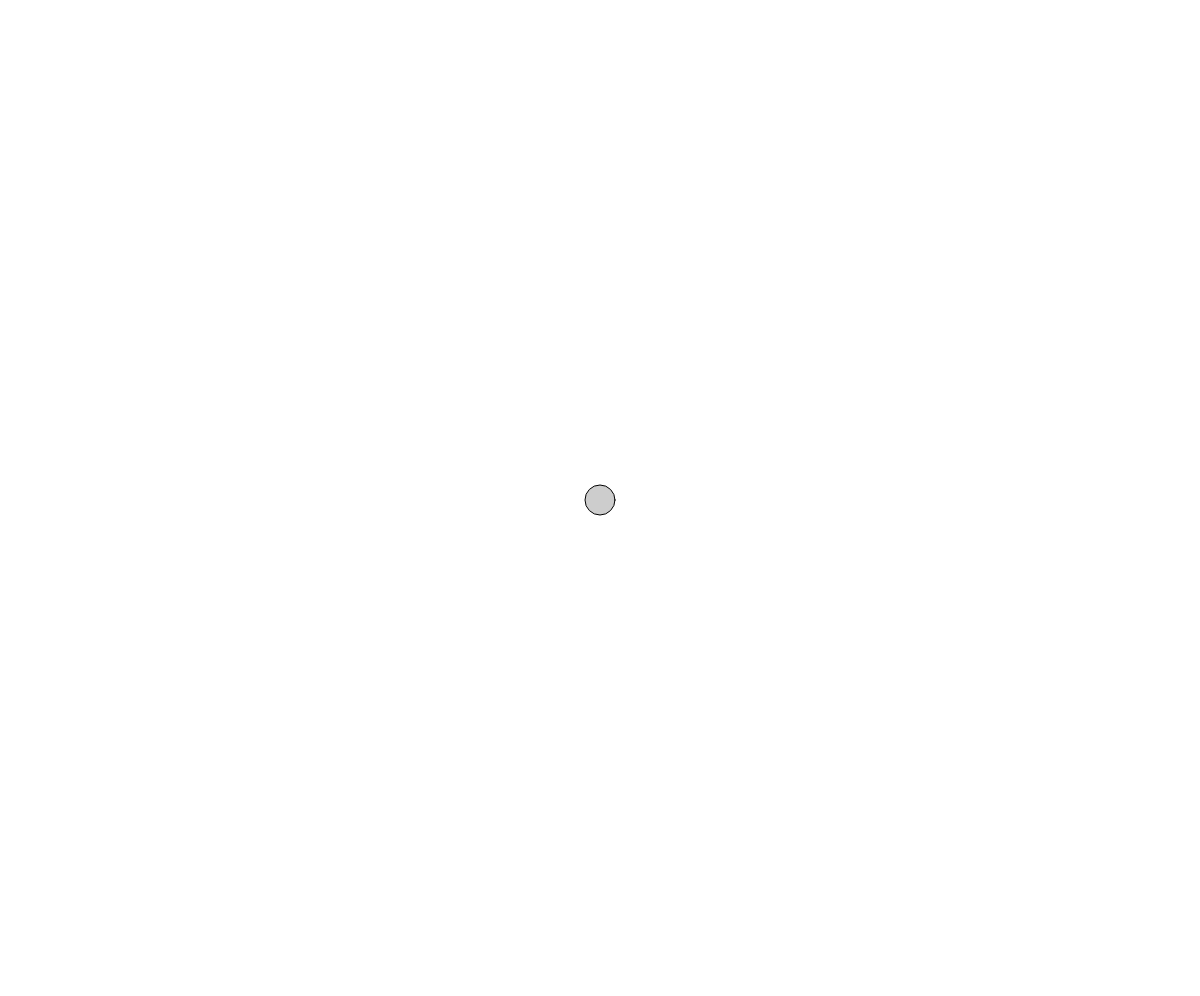
Frame 1 (no input)
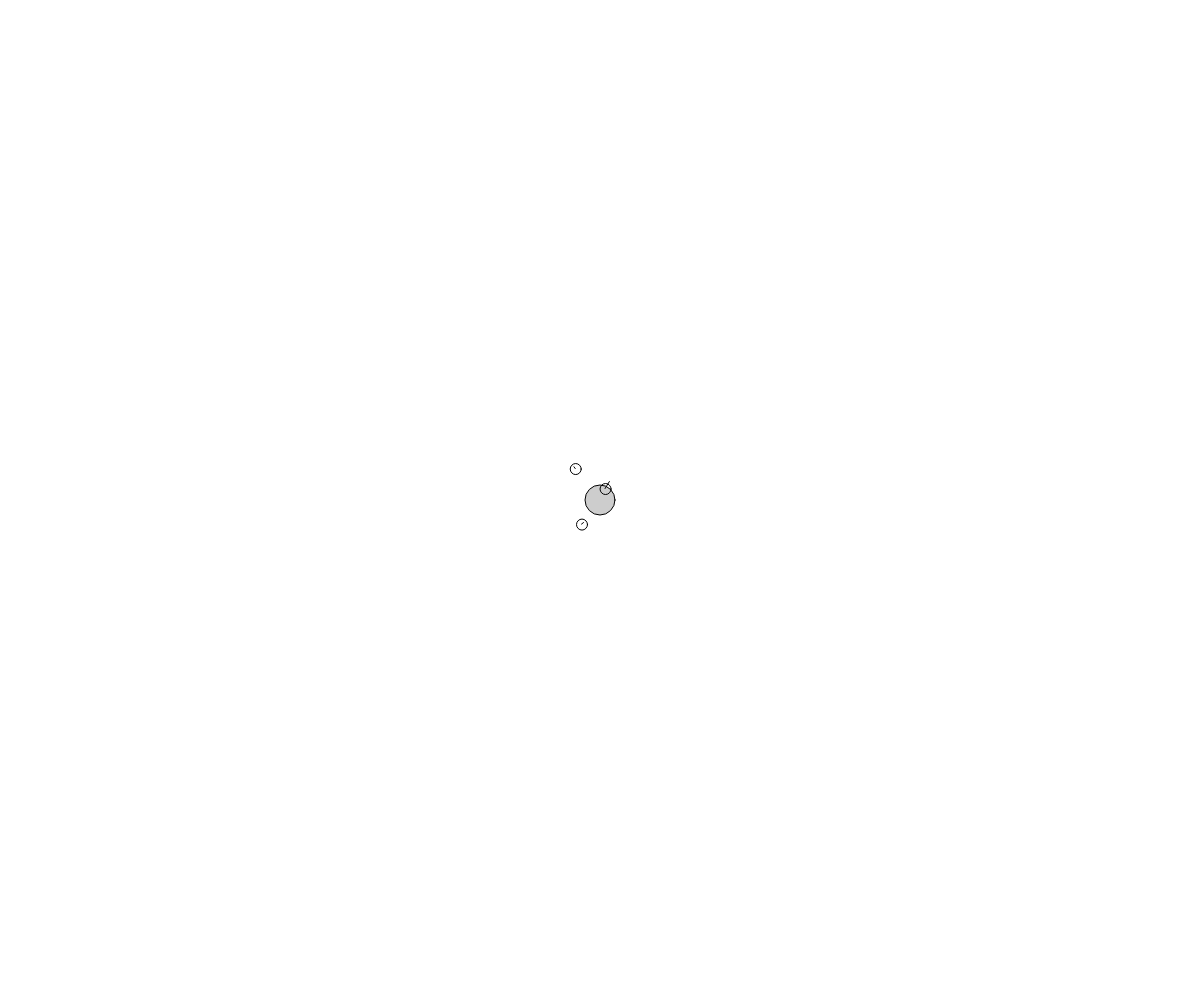
Frame 60 (no input)
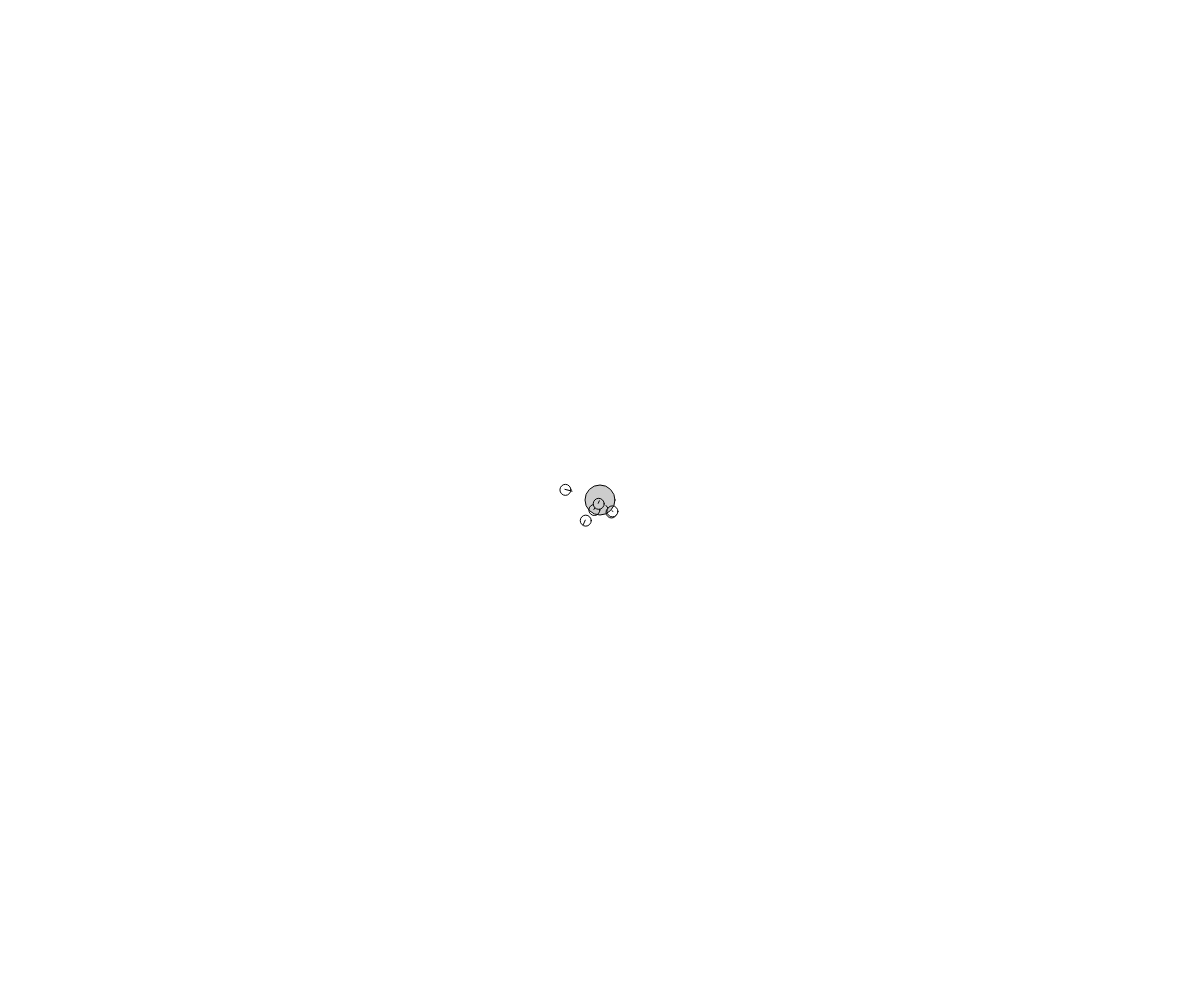
Frame 120 (the mouse pressed at the canvas centre since frame 60)

The p5.js sketch that drew these frames (run headless with seeded random() and noise() and a simulated clock; from frame 60 on, the mouse is pressed at the canvas centre):

// p5.js sketch
// ── sketch.js

var vehicles = [];
var canvas;
var destX,destY;
var spawner;
var p;

function setup() { 
  canvas  = createCanvas(window.innerWidth-0, window.innerHeight-4);
  
  destX = windowWidth/2;
  destY = windowHeight/2;
  spawner = new Spawner(windowWidth/2,windowHeight/2,20);
console.log(0);
    
    for(var i = 0; i<0; i++)
    vehicles.push(new Vehicle(windowWidth/2,windowHeight/2));
  
  p = createP(50);
 
  
} 


function windowResized() {
  resizeCanvas(window.innerWidth-0, window.innerHeight-4);
}

function mouseDragged()
{
  destX = mouseX;
  destY = mouseY;
}

function mousePressed()
{
  destX = mouseX;
  destY = mouseY;
}




function draw() 
{ 
    
 background(255);
 // fill(0,0,255);   
 
   

  
   for(var i = 0; i<vehicles.length; i++)
      {
          vehicles[i].paint();
      }
   for( i = 0; i<vehicles.length; i++)
      {
          vehicles[i].steer();
          vehicles[i].update();
      }
  
  spawner.draw();
  var val = spawner.update();
  if(val)
    vehicles.push(val);
  
  if(vehicles.length>100)
    vehicles.splice(0,1);
  
  p.html(vehicles.length);

 
}
// ── Vehicle.js
function Vehicle(x,y){
    this.pos = createVector(x,y);
    this.randVect(); 
    
    this.maxSpeed = random(4,6);
    this.maxForce = 0.2;

    this.accel = createVector(0,0);
    this.desiredVect = function() {
        var vect =  createVector(destX- this.pos.x  ,destY-this.pos.y );
        vect.limit(this.maxSpeed);
      
        return vect;
    }
    
    
}
  Vehicle.prototype.paint = function()
  {    
   ellipseMode(CENTER);
    fill(255,255,255);
      
   ellipse(this.pos.x,this.pos.y,11,11);
      
      line(this.pos.x-0.5,this.pos.y-0.5, this.pos.x+3*this.vel.x,this.pos.y+3*this.vel.y);
  }

  Vehicle.prototype.update = function()
  {
    
    this.vel.add(this.accel);
    this.vel.limit(this.maxSpeed);
    this.pos.add(this.vel);
    this.accel.mult(0);
  //  this.steer();
    

  }

 Vehicle.prototype.randVect = function()
  {
      this.vel = createVector(random(-5,5),random(-5,5));
 }
 
 
 
 Vehicle.prototype.steer = function()
{
    var des = this.desiredVect();
    des.setMag(this.maxSpeed);
  //   var len = this.vel.mag();
  //   this.vel.add(des);
  //   this.vel.limit(this.maxSpeed);
      
    var steer = p5.Vector.sub(des,this.vel);
    steer.limit(this.maxForce);
    this.accel.add(steer);
}

// ── spawner.js
class Spawner{
  constructor(x,y,delay){
    this.pos = createVector(x,y);
    this.count = 0;
    this.delay = delay;
    
    
    
    this.draw = function(){
      ellipseMode(CENTER);
      fill(0,0,0,50);
      ellipse(x,y,30);
    }
  
 this.update = function(){
  
    if(this.count > 0)
      this.count--;
    else
      {
         this.count = this.delay;
          return new Vehicle(this.pos.x,this.pos.y);
        }
    return null;
    
  }
  }
}
